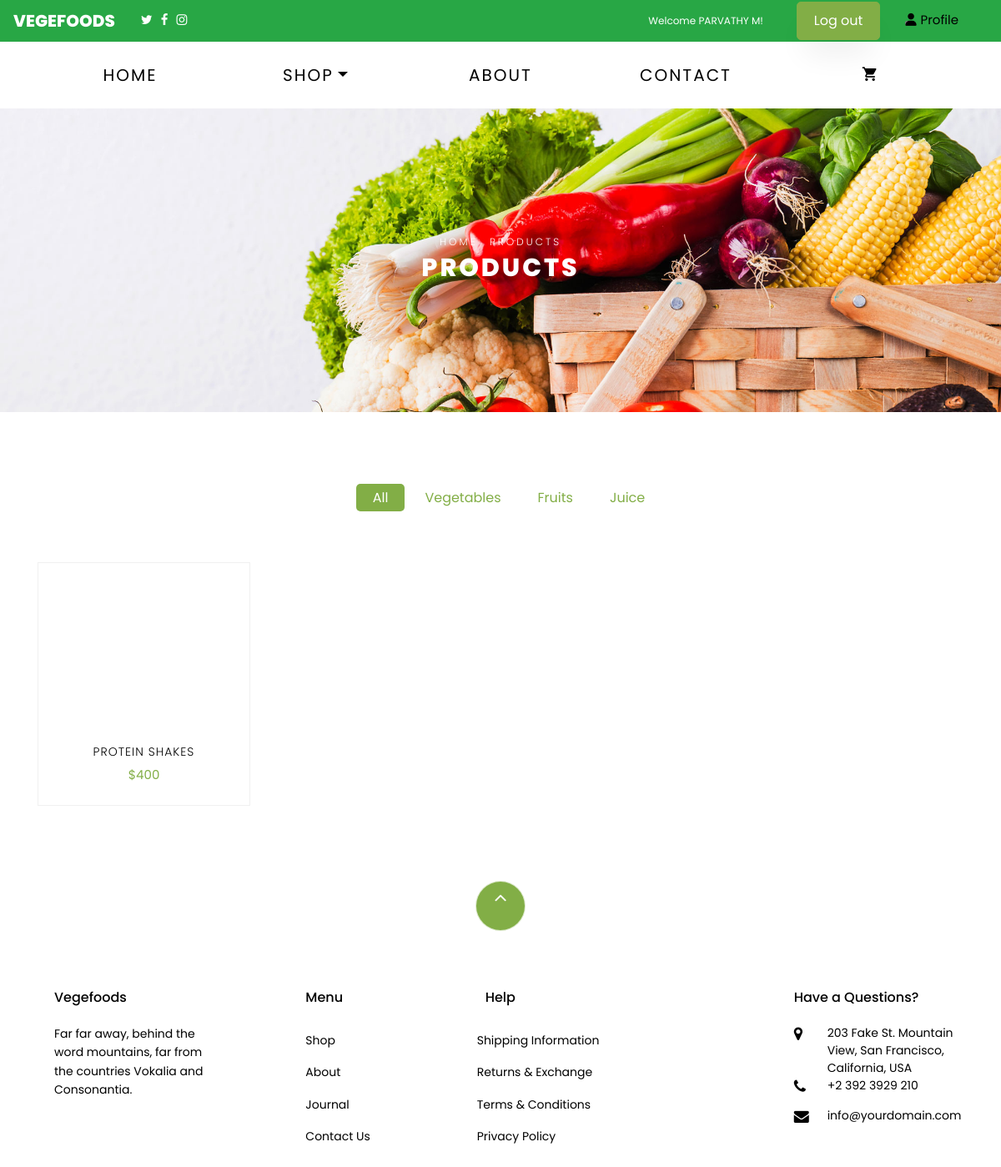
The app's page /juice_list/ (signed in) with its own data.
### app/models.py (models this page shows, shortened)
class customuser(AbstractUser):
    full_name = models.CharField(max_length=255, blank=True, null=True)
    phone = models.CharField(max_length=15, blank=True, null=True)
    is_admin = models.BooleanField(default=False)
    is_user = models.BooleanField(default=False)

class Juice(models.Model):
    name=models.CharField(max_length=30)
    cover=models.ImageField(upload_to='app/cover',null=True,blank=True)
    description =models.CharField(max_length=400)
    price=models.IntegerField()
    sold=models.IntegerField()

### app/views.py (the view)
# urls.py: path("juice_list/", views.juice_list, name="juice_list"),
def juice_list(request):
    k=Juice.objects.all()
    return render(request, "juice.html", {"b": k, 'request': request})

### templates/juice.html (shortened to what this page needs)
{% extends 'base.html' %}
{% load static %}
{% block content %}
    <div class="hero-wrap hero-bread" style="background-image: url('/static/images/bg_1.jpg');">
      <div class="container">
        <div class="row no-gutters slider-text align-items-center justify-content-center">
          <div class="col-md-9 ftco-animate text-center">
            <p class="breadcrumbs"><span class="mr-2"><a href="index.html">Home</a></span> <span>Products</span></p>
            <h1 class="mb-0 bread">Products</h1>
          </div>
        </div>
      </div>
    </div>
    <section class="ftco-section">
        <div class="container">
            <div class="row justify-content-center">
                <div class="col-md-10 mb-5 text-center">
                    <ul class="product-category">
                        <li><a href="{% url 'shop' %}" class="active">All</a></li>
                        <li><a href="{% url 'vegetable_list' %}">Vegetables</a></li>
                        <li><a href="{% url 'fruit_list' %}">Fruits</a></li>
                        <li><a href="{% url 'juice_list' %}">Juice</a></li>
                             </ul>
                </div>
            </div>
            <div class="row">
               {% for i in b %}
                    <div class="col-md-6 col-lg-3 ftco-animate">
                        <div class="product">
                            <a href="#" class="img-prod"><img class="img-fluid" src="{{ i.cover.url }}" alt="{{ i.name }}" style="height: 200px; width: 400px;">
                            </a>
                            <div class="text py-3 pb-4 px-3 text-center">
                                <h3><a href="#">{{ i.name }}</a></h3>
                                <div class="d-flex">
                                    <div class="pricing">
                                        <p class="price"><span>${{ i.price }}</span></p>
                                    </div>
                                </div>
                            </div>
                        </div>
                    </div>
                {% endfor %}
            </div>
        </div>
    </section>
{% endblock %}

### templates/base.html (shortened to what this page needs)
{% load static %}
<!DOCTYPE html>
<html lang="en">
  <head>
    <link rel="stylesheet" type="text/css" href="https://cdnjs.cloudflare.com/ajax/libs/slick-carousel/1.7.1/slick.css" />
    <link rel="stylesheet" type="text/css" href="https://cdnjs.cloudflare.com/ajax/libs/slick-carousel/1.7.1/slick-theme.css" />
    <link rel="stylesheet" href="https://cdnjs.cloudflare.com/ajax/libs/font-awesome/6.0.0-beta3/css/all.min.css">
        <link rel="stylesheet" href="{% static 'special/css/app.css' %}">
        <link rel="stylesheet" href="https://cdnjs.cloudflare.com/ajax/libs/font-awesome/6.6.0/css/brands.min.css" />
    <link rel="stylesheet" href="{%  static 'css/open-iconic-bootstrap.min.css' %}">
    <link rel="stylesheet" href="{%  static 'css/animate.css' %}">
    <link rel="stylesheet" href="{% static 'css/owl.carousel.min.css' %}">
    <link rel="stylesheet" href="{% static 'css/owl.theme.default.min.css' %}">
    <link rel="stylesheet" href="{% static 'css/magnific-popup.css' %}">
    <link rel="stylesheet" href="{% static 'css/aos.css' %}">
    <link rel="stylesheet" href="{% static 'css/ionicons.min.css' %}">
    <link rel="stylesheet" href="{% static 'css/bootstrap-datepicker.css' %}">
    <link rel="stylesheet" href="{% static 'css/jquery.timepicker.css' %}">
    <link rel="stylesheet" href="{% static 'css/flaticon.css' %}">
    <link rel="stylesheet" href="{% static 'css/icomoon.css' %}">
    <link rel="stylesheet" href="{% static 'css/style.css' %}">
  </head>
  <body class="goto-here">
    <nav class="navbar navbar-expand-lg navbar-light bg-success" style="height: 50px">
      <a class="navbar-brand" style="color: white;">Vegefoods</a>
      <div class="container-fluid">
        <ul style="list-style: none; padding: 0; margin: 0; display: flex;">
          <li style="margin-right: 10px; "><a href="#"><span class="icon-twitter" style="color: white;"></span></a></li>
          <li style="margin-right: 10px;"><a href="#"><span class="icon-facebook"  style="color: white;"></span></a></li>
          <li style="margin-right: 10px;"><a href="#"><span class="icon-instagram" style="color: white;"></span></a></li>
  </ul>
  {% if user.is_authenticated %}
  <div class="header-content">
       <small class="welcome-message">Welcome {{ user.full_name }}!</small>
    <a href="{% url 'logout' %}" class="btn btn-primary">Log out</a>
    {% if request.user.is_user %}
      <li class="nav-item">
        <a href="{% url 'user_profile_details' %}" class="profile-link">
            <i class="fas fa-user"></i> Profile
        </a>
      </li>
    {% endif %}
{% endif %}
      </div>
</div>
</nav>
{% if user.is_authenticated %}
    <nav class="navbar navbar-expand-lg navbar-dark ftco_navbar bg-dark ftco-navbar-light" id="ftco-navbar">
	    <div class="container">
	      <div class="collapse navbar-collapse" id="ftco-nav" style>
	        <ul class="navbar-nav ml-auto">
	          <li class="nav-item active"><a href="{% url 'home' %}" class="nav-link" style="font-size: 20px;">Home</a></li>
	          <li class="nav-item dropdown">
              <a class="nav-link dropdown-toggle" href="#" id="dropdown04" data-toggle="dropdown" aria-haspopup="true" aria-expanded="false" style="font-size: 20px;">Shop</a>
            </li>
	          <li class="nav-item"><a href="{% url 'about' %}" class="nav-link" style="font-size: 20px;" >About</a></li>
	           <li class="nav-item"><a href="{% url 'contact' %}" class="nav-link" style="font-size: 20px;">Contact</a></li>
	          <li class="nav-item cta cta-colored"><a href="{% url 'cart' %}" class="nav-link" style="font-size: 20px;"><span class="icon-shopping_cart"></span></a></li>
	        </ul>
	      </div>
	    </div>
	  </nav>
     {% endif %}
{% block content %}
{% endblock %}
<footer class="ftco-footer ftco-section" >
  <div class="container">
    <div class="row">
      <div class="mouse">
        <a href="#" class="mouse-icon">
          <div class="mouse-wheel"><span class="ion-ios-arrow-up"></span></div>
        </a>
      </div>
    </div>
    <div class="row mb-5">
      <div class="col-md">
        <div class="ftco-footer-widget mb-4">
          <h2 class="ftco-heading-2" style="margin-left: 20px;">Vegefoods</h2>
          <p style="margin-left:20px;">Far far away, behind the word mountains, far from the countries Vokalia and Consonantia.</p>
          <ul class="ftco-footer-social list-unstyled float-md-left float-lft mt-5">
          </ul>
        </div>
      </div>
      <div class="col-md">
        <div class="ftco-footer-widget mb-4 ml-md-5">
          <h2 class="ftco-heading-2"style="margin-left: 20px;" >Menu</h2>
          <ul class="list-unstyled">
            <li><a href="#" class="py-2 d-block">Shop</a></li>
            <li><a href="{% url 'about' %}" class="py-2 d-block">About</a></li>
            <li><a href="#" class="py-2 d-block">Journal</a></li>
            <li><a href="{% url 'contact' %}" class="py-2 d-block">Contact Us</a></li>
          </ul>
        </div>
      </div>
      <div class="col-md-4">
         <div class="ftco-footer-widget mb-4">
          <h2 class="ftco-heading-2"style="margin-left: 30px;">Help</h2>
          <div class="d-flex">
            <ul class="list-unstyled mr-l-5 pr-l-3 mr-4">
              <li><a href="#" class="py-2 d-block">Shipping Information</a></li>
              <li><a href="#" class="py-2 d-block">Returns &amp; Exchange</a></li>
              <li><a href="#" class="py-2 d-block">Terms &amp; Conditions</a></li>
              <li><a href="#" class="py-2 d-block">Privacy Policy</a></li>
            </ul>
                 </div>
        </div>
      </div>
      <div class="col-md">
        <div class="ftco-footer-widget mb-4">
          <h2 class="ftco-heading-2"style="margin-left:20px;">Have a Questions?</h2>
          <div class="block-23 mb-3">
            <ul>
              <li><span class="icon icon-map-marker"></span><span class="text" >203 Fake St. Mountain View, San Francisco, California, USA</span></li>
              <li><a href="#"><span class="icon icon-phone"></span><span class="text">+2 392 3929 210</span></a></li>
              <li><a href="#"><span class="icon icon-envelope"></span><span class="text">info@yourdomain.com</span></a></li>
            </ul>
          </div>
        </div>
      </div>
    </div>
  </div>
</footer>
  </body>
</html>

### static/css/icomoon.css (style rules this page uses)
[class^="icon-"], [class*=" icon-"] { font-family: 'icomoon' !important; speak: none; font-style: normal; font-weight: normal; font-variant: normal; text-transform: none; line-height: 1; -webkit-font-smoothing: antialiased; -moz-osx-font-smoothing: grayscale; }
.icon-map-marker:before { content: "\f041"; }
.icon-phone:before { content: "\f095"; }
.icon-twitter:before { content: "\f099"; }
.icon-facebook:before { content: "\f09a"; }
.icon-envelope:before { content: "\f0e0"; }
.icon-instagram:before { content: "\f16d"; }
.icon-shopping_cart:before { content: "\e8cc"; }

### templates/base.html (style rules this page uses)
* { margin: 0; padding: 0; }
#ftco-navbar ul.navbar-nav { display: flex; justify-content: space-between; width: 100%; }
#ftco-navbar ul.navbar-nav li { flex: 1; text-align: center; }
.header-content { display: flex; align-items: center; justify-content: space-between; padding: 10px 20px; }
.welcome-message { color: white; text-align: center; margin: 0; margin-right: 40px; flex: 1; }
.btn-primary { background-color: #007bff; color: white; padding: 10px 20px; border: none; border-radius: 5px; cursor: pointer; text-decoration: none; margin-right: 30px; }
.profile-link { color: black; text-decoration: none; display: flex; align-items: center; margin-top: -30px; }
.profile-link i { margin-right: 5px; }
#ftco-navbar ul li { position: relative; }

### records on screen
customuser: full_name "PARVATHY M"
Juice: name "PROTEIN SHAKES", price "400"
